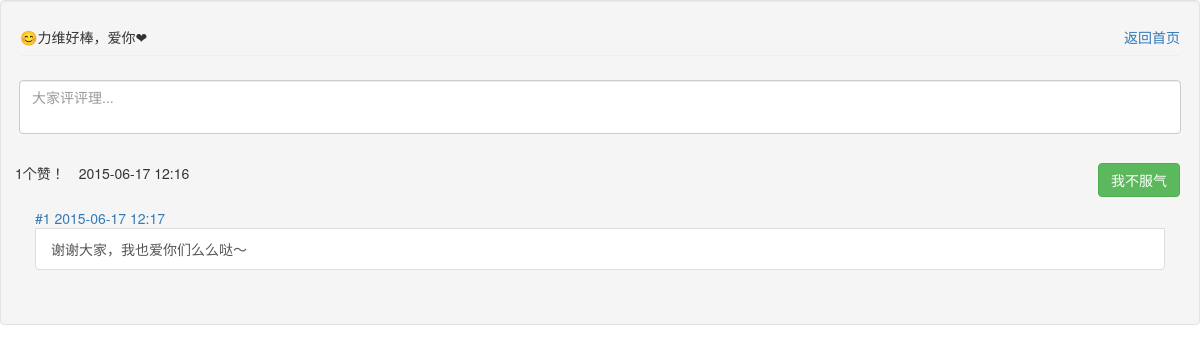
/comment/42, run on an earlier commit of the app's database.
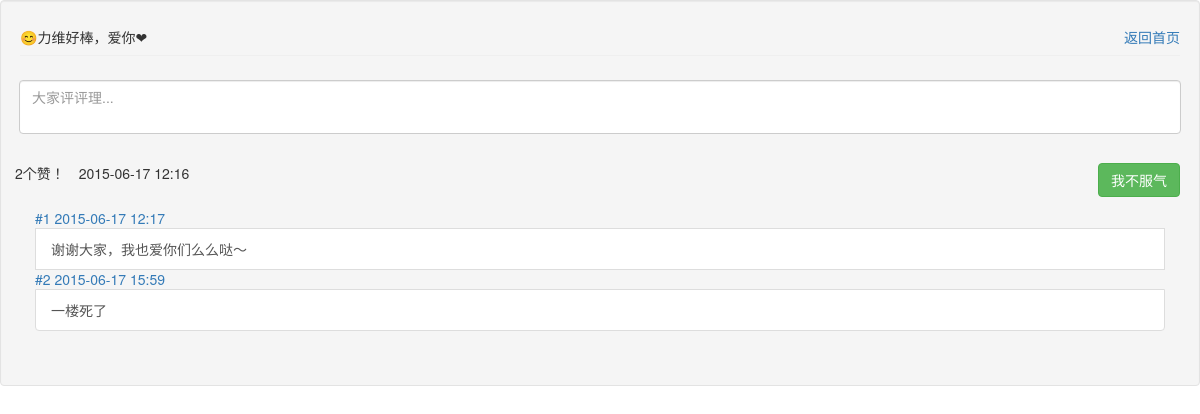
And on a later commit of the database.
### Model.py (models this page shows, shortened)
class Post(db.Model):
	id = db.Column(db.Integer, primary_key=True)
	content = db.Column(db.Text)
	like_num = db.Column(db.Integer, default = 0)
	create_time = db.Column(db.DateTime, default=datetime.datetime.now)
	location = db.Column(db.Integer)
	comment_id = db.relationship('PostComment', backref='post')

class PostComment(db.Model):
	id = db.Column(db.Integer, primary_key=True)
	content = db.Column(db.Text)
	create_time = db.Column(db.DateTime, default=datetime.datetime.now)
	post_id = db.Column(db.Integer, db.ForeignKey('post.id'))

### ShitTalk.py (the view)
@app.route('/comment/<post_id>', methods=['GET', 'POST'])
def comment(post_id):
	post = Post.query.filter_by(id = int(post_id)).first()
	if post != None:
		if request.method == 'POST':
			if request.form['comment_content'] != "":
				comt = request.form['comment_content']
				post_id = post.id
				addComment.delay(comt, post_id)
				return redirect(url_for('comment', post_id = post_id))
		post = Post.query.filter_by(id = int(post_id)).first()
		post_content = post.content
		post_like = post.like_num
		post_time = post.create_time
		comments = PostComment.query.filter_by(post_id = int(post_id)).all()
		coms = []
		coms_time = []
		if comments != []:
			for x in comments:
				coms.append(x.content)
				coms_time.append(x.create_time)
		length = len(comments)
		post_id = str(post_id)
		return render_template('comment.html', length = length, comments = coms, comments_time = coms_time, post_content = post_content, post_time = post_time, post_like = post_like, post_id = post_id)
	return redirect(url_for('index'))

### templates/comment.html (shortened to what this page needs)
<!DOCTYPE html>
<html>
    <head>
        <link rel="stylesheet" type="text/css" href="../static/default.css">
        <link rel="stylesheet" href="../static/assets/css/bootstrap.css" type="text/css">
        <link rel="stylesheet" href="../static/assets/css/google-plus.css" type="text/css">
        <link rel="stylesheet" href="../static/assets/css/bootstrap.min.css" type="text/css">
    </head>
    <body>
        <div class="well">
             <form class="form-horizontal" role="form" action="{{ '/comment/'+ post_id }}" method="POST">
              <h5 style="word-break:break-word;">{{ post_content }}<a href="/" style="float:right;">返回首页</a></h5>
               <div class="form-group" style="padding:14px;">
                <textarea class="form-control" name="comment_content" placeholder="大家评评理..."></textarea>
              </div>
               <button class="btn btn-success pull-right" type="submit">我不服气</button>
               <ul class="list-inline">
                    <li>{{ post_like }}个赞！</li>
                    <li>{{ post_time.strftime('%Y-%m-%d %H:%M') }}</li>
               </ul>
            </form>
            <div class="panel-body">
              <div class="list-group">
                {% for i in range(length) %}
                    <a >#{{i+1}} {{ comments_time[i].strftime('%Y-%m-%d %H:%M') }}</a><a class="list-group-item" style="word-break:break-word;">{{ comments[i] }}</a>
                {% endfor %}
              </div>
            </div>
        </div>
    </body>
</html>

### static/default.css (style rules this page uses)
* { -webkit-box-sizing: border-box; -moz-box-sizing: border-box; box-sizing: border-box; }

### static/assets/css/google-plus.css (style rules this page uses)
body { background-color:#e0e0e0; -webkit-font-smoothing: antialiased; font: normal 14px Roboto,arial,sans-serif; }
.btn,.form-control,.panel,.list-group,.well { border-radius:1px;box-shadow:0 0 0; }
.form-control { border-color:#d7d7d7; }
.well,.panel { border-color:#d2d2d2;box-shadow:0 1px 0 #cfcfcf;border-radius:3px; }
.btn-success,.label-success,.progress-bar-success { background-color:#65b045; }
button { outline: 0; }
textarea { resize: none; outline: 0; }
.list-group-item:first-child,.list-group-item:last-child { border-radius:0; }
h3,h4,h5 { border:0 solid #efefef; border-bottom-width:1px; padding-bottom:10px; }

What changed in the data, as far as the page shows it:
added PostComment: create_time "2015-06-17 15:59", content "一楼死了"
Also different on the page:
{{ post_like }}: "1" → "2"
new list line: "# 2"
